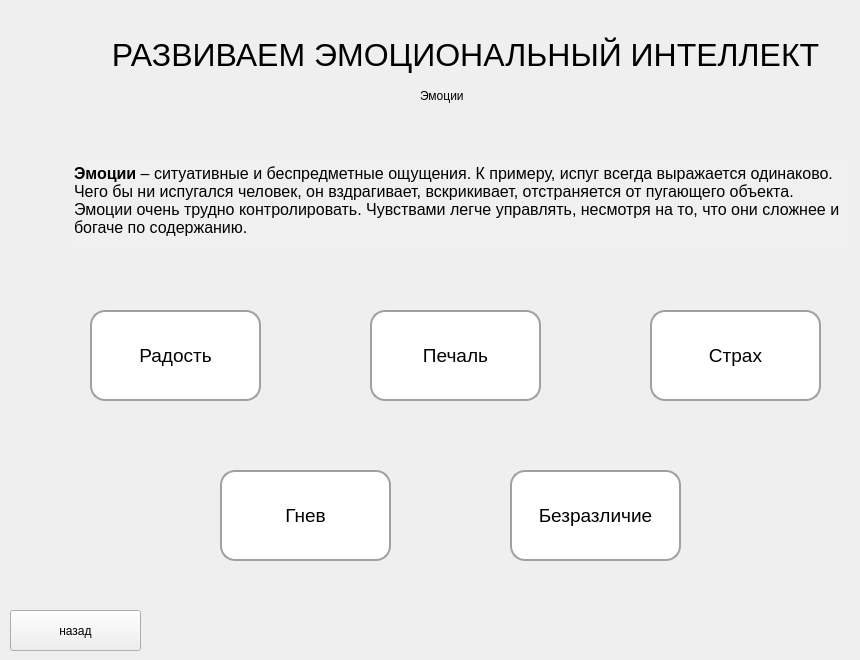
   <widget class="QWidget" name="page_6">
    <widget class="QTextEdit" name="textEdit_39">
     <property name="enabled">
      <bool>false</bool>
     </property>
     <property name="geometry">
      <rect>
       <x>70</x>
       <y>160</y>
       <width>781</width>
       <height>91</height>
      </rect>
     </property>
     <property name="styleSheet">
      <string notr="true">font: 12pt &quot;Arial&quot;;
background-color:#f0f0f0;
border:0;
color:black;</string>
     </property>
     <property name="verticalScrollBarPolicy">
      <enum>Qt::ScrollBarAlwaysOff</enum>
     </property>
     <property name="horizontalScrollBarPolicy">
      <enum>Qt::ScrollBarAlwaysOff</enum>
     </property>
     <property name="html">
      <string>&lt;!DOCTYPE HTML PUBLIC &quot;-//W3C//DTD HTML 4.0//EN&quot; &quot;http://www.w3.org/TR/REC-html40/strict.dtd&quot;&gt;
&lt;html&gt;&lt;head&gt;&lt;meta name=&quot;qrichtext&quot; content=&quot;1&quot; /&gt;&lt;style type=&quot;text/css&quot;&gt;
p, li { white-space: pre-wrap; }
&lt;/style&gt;&lt;/head&gt;&lt;body style=&quot; font-family:'Arial'; font-size:12pt; font-weight:400; font-style:normal;&quot;&gt;
&lt;p style=&quot; margin-top:0px; margin-bottom:0px; margin-left:0px; margin-right:0px; -qt-block-indent:0; text-indent:0px;&quot;&gt;&lt;span style=&quot; font-family:'Arial','sans-serif'; font-weight:600; color:#000000;&quot;&gt;Эмоции&lt;/span&gt;&lt;span style=&quot; font-family:'Arial','sans-serif'; color:#000000;&quot;&gt; – ситуативные и беспредметные ощущения. К примеру, испуг всегда выражается одинаково. Чего бы ни испугался человек, он вздрагивает, вскрикивает, отстраняется от пугающего объекта. Эмоции очень трудно контролировать. Чувствами легче управлять, несмотря на то, что они сложнее и богаче по содержанию.&lt;/span&gt; &lt;/p&gt;&lt;/body&gt;&lt;/html&gt;</string>
     </property>
    </widget>
    <widget class="QLabel" name="label_67">
     <property name="geometry">
      <rect>
       <x>100</x>
       <y>10</y>
       <width>731</width>
       <height>91</height>
      </rect>
     </property>
     <property name="styleSheet">
      <string notr="true">font-family:Arial;
font-size:24pt;</string>
     </property>
     <property name="text">
      <string>&lt;html&gt;&lt;head/&gt;&lt;body&gt;&lt;p align=&quot;center&quot;&gt;РАЗВИВАЕМ ЭМОЦИОНАЛЬНЫЙ ИНТЕЛЛЕКТ&lt;/p&gt;&lt;/body&gt;&lt;/html&gt;</string>
     </property>
    </widget>
    <widget class="QLabel" name="label_68">
     <property name="geometry">
      <rect>
       <x>420</x>
       <y>70</y>
       <width>101</width>
       <height>51</height>
      </rect>
     </property>
     <property name="styleSheet">
      <string notr="true">font: 20pt &quot;Arial&quot;;</string>
     </property>
     <property name="text">
      <string>Эмоции</string>
     </property>
    </widget>
    <widget class="QPushButton" name="pushButton_160">
     <property name="geometry">
      <rect>
       <x>90</x>
       <y>310</y>
       <width>171</width>
       <height>91</height>
      </rect>
     </property>
     <property name="styleSheet">
      <string notr="true">border:2px solid #a0a0a0;
border-radius:15px;
background-color:white;
font-size:14pt;
</string>
     </property>
     <property name="text">
      <string>Радость</string>
     </property>
    </widget>
    <widget class="QPushButton" name="pushButton_161">
     <property name="geometry">
      <rect>
       <x>370</x>
       <y>310</y>
       <width>171</width>
       <height>91</height>
      </rect>
     </property>
     <property name="styleSheet">
      <string notr="true">border:2px solid #a0a0a0;
border-radius:15px;
background-color:white;
font-size:14pt;
</string>
     </property>
     <property name="text">
      <string>Печаль</string>
     </property>
    </widget>
    <widget class="QPushButton" name="pushButton_162">
     <property name="geometry">
      <rect>
       <x>650</x>
       <y>310</y>
       <width>171</width>
       <height>91</height>
      </rect>
     </property>
     <property name="styleSheet">
      <string notr="true">border:2px solid #a0a0a0;
border-radius:15px;
background-color:white;
font-size:14pt;
</string>
     </property>
     <property name="text">
      <string>Страх</string>
     </property>
    </widget>
    <widget class="QPushButton" name="pushButton_163">
     <property name="geometry">
      <rect>
       <x>220</x>
       <y>470</y>
       <width>171</width>
       <height>91</height>
      </rect>
     </property>
     <property name="styleSheet">
      <string notr="true">border:2px solid #a0a0a0;
border-radius:15px;
background-color:white;
font-size:14pt;
</string>
     </property>
     <property name="text">
      <string>Гнев</string>
     </property>
    </widget>
    <widget class="QPushButton" name="pushButton_164">
     <property name="geometry">
      <rect>
       <x>510</x>
       <y>470</y>
       <width>171</width>
       <height>91</height>
      </rect>
     </property>
     <property name="styleSheet">
      <string notr="true">border:2px solid #a0a0a0;
border-radius:15px;
background-color:white;
font-size:14pt;
</string>
     </property>
     <property name="text">
      <string>Безразличие</string>
     </property>
    </widget>
    <widget class="QPushButton" name="pushButton_165">
     <property name="geometry">
      <rect>
       <x>10</x>
       <y>610</y>
       <width>131</width>
       <height>41</height>
      </rect>
     </property>
     <property name="text">
      <string>назад</string>
     </property>
    </widget>
   </widget>
